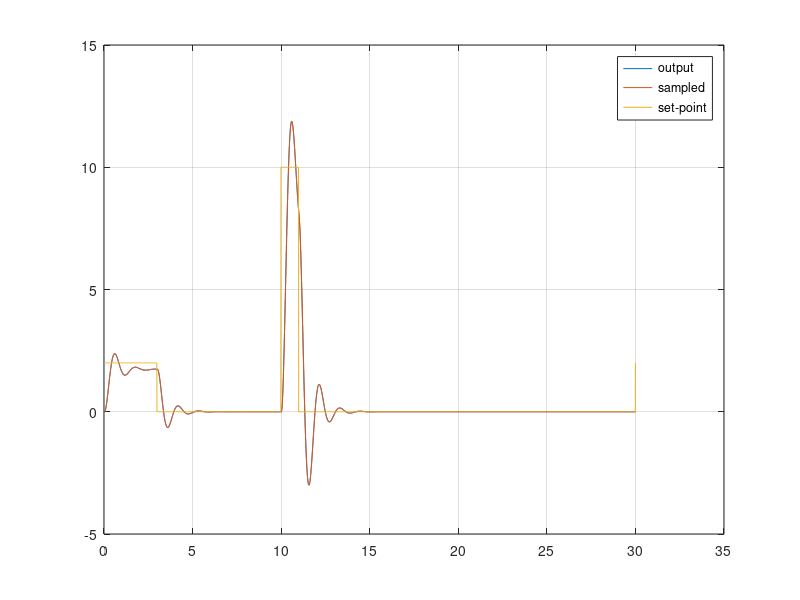
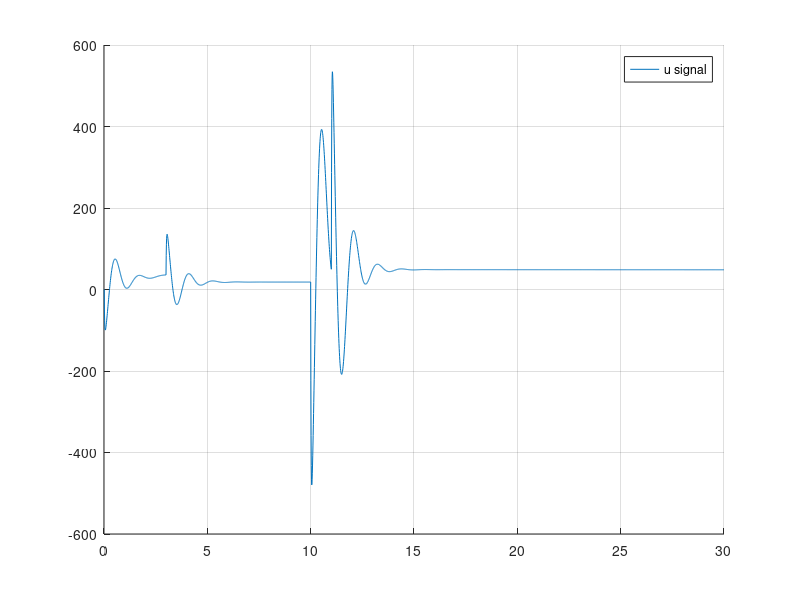
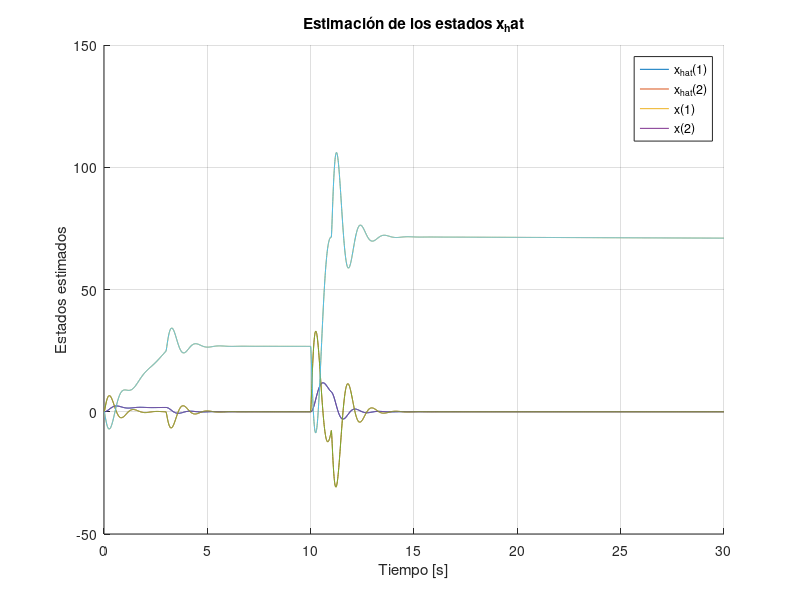

MATLAB code to generate these figures, in order:
clear all;
close all;
%% Parámetros de Simulación
Ts = 0.01;
Tf = 30;
Nsim = Tf/Ts;
t = 0:Ts:Tf;

%% Señal de Entrada - Set Point
r_sp = 2*ones(size(t));

%% Espacio de estados identificado invertido - ecuacion calculada
A = [0 1 0; 4.8976 -0.52198 0.319; 0 0 -0.33792];
B = [0; -0.468; 0.495];
C = [1 0 0];
D = 0;

% A = [0 1 0; 0 0 1; -0.4588 -12.83 -3.986];
% B = [-0.00008368; -0.05376; 0.01643];
% C = [1 0 0];
% D = 0;

% A = [0 1; -0.9903 1.99];
% B = [-0.000002972; -0.000009109];
% C = [1 0];
% D = 0;

% Funcion de transferencia Pendulo natural
% num = [-0.001862 -0.05642];
% den = [1 0.4719 4.919];
% [A, B, C, D] = tf2ss(num,den);
% 
sys_ss = ss(A, B, C, D);

SS_disc = c2d(sys_ss, Ts);

% SS_disc = ss(A, B, C, D, Ts);
% sys_ss = d2c(SS_disc);
%% Tamaño vectores Espacio de Estados
nx = length(SS_disc.A);

%% Determinación de la matriz K - LQR
Q = diag([100000 1000000 10000000 1000000]);
R = 1000;

K_hat = lqi(SS_disc, Q, R);
K_new = K_hat(1:nx);
ki = K_hat(end);

%% Observador
x0 = zeros(1, nx)';

x_hat = ones(nx, Nsim + 1) .* x0;

% Polos en plano S
pole1_obs = -10;
pole2_obs = -1+j*0.2;
pole3_obs = -1-j*0.2;
% Polos mapeados a plano Z
pole1_obs_z = exp(pole1_obs*Ts);
pole2_obs_z = exp(pole2_obs*Ts);
pole3_obs_z = exp(pole3_obs*Ts);

p_obs = [pole1_obs_z pole2_obs_z pole3_obs_z];
L = place(SS_disc.A', SS_disc.C', p_obs);
L = L';

%% Variables Iniciales
x = ones(nx, Nsim + 1) .* x0;

% Salidas del simulador
yOut  = SS_disc.C*x0; 
tOut = 0;
uOut = 0;
dt = linspace(0, Ts, 10)';
integral_error = zeros(1, Nsim);
e = zeros(1, Nsim);
q = zeros(1, Nsim);
y_feedback = SS_disc.C*x0;

%% Representa el tiempo real, cuanto tiempo está corriendo el
% microcontrolador, el tiempo entre interrupciones el tiempo de muestreo
for k = 1:Nsim
    
    if k >= 3/Ts
        r_sp(k) = 0;
    end
    if k >= 10/Ts
        r_sp(k) = 10;
    end
    if k >= 11/Ts
        r_sp(k) = 0;
    end
    % Microcontrolador %
    e(k) = r_sp(k) - y_feedback;

    % Sin integrador  
%     u(k) = - K*x(:, k);

    % Con integrador, sin referencia
%     e(k) = y_feedback;
%     u(k) = -ki*y_feedback - K_new*x(:, k);

    % Con integrador
    u(k) = -ki*q(k) - K_new*x_hat(:, k);
    %u(k) =  - K_new*x_hat(:, k);
    
    x_hat(:, k+1) = (SS_disc.A - L*SS_disc.C)*x_hat(:, k) + SS_disc.B*u(k) + L*y_feedback;
     
    uOut = [uOut u(k)];
%     if u(k) <= 2456
%         u(k) = 2456;
%     end
    u = u(k)*ones(1, numel(dt)); % ZOH de la U - DAC

    % Sistema en la vida real %
    [y, tsim, XssOut] = lsim(sys_ss, u, dt, x(:, k)); % XssOut es la salida del Espacio de Estados. Cambiar
    x(:, k+1) = XssOut(end, :)'; % x es el vector de estados
    q(k+1) = q(k) + e(k); % Integrador se obtiene con el modelo discretizado
    y_feedback = y(end, :); % Sampling - ADC

    tOut = [tOut (tsim' + t(k))];
    yOut = [yOut y'];
end

%% Gráficos
figure(1)
plot(tOut, yOut);
hold on
stairs(t, SS_disc.C*x);
plot(t, r_sp);
legend('output', 'sampled', 'set-point')
grid on

figure(2)
hold on
plot(t, uOut)
legend('u signal')
grid on

%% Gráficos de la estimación de los estados
figure(3)
hold on
for i = 1:nx
    plot(t, x_hat(i, 1:Nsim+1));
end
for i = 1:nx
    plot(t, x(i, 1:Nsim+1));
end
legend('x_{hat}(1)','x_{hat}(2)','x(1)','x(2)');
title('Estimación de los estados x_hat');
xlabel('Tiempo [s]');
ylabel('Estados estimados');
grid on